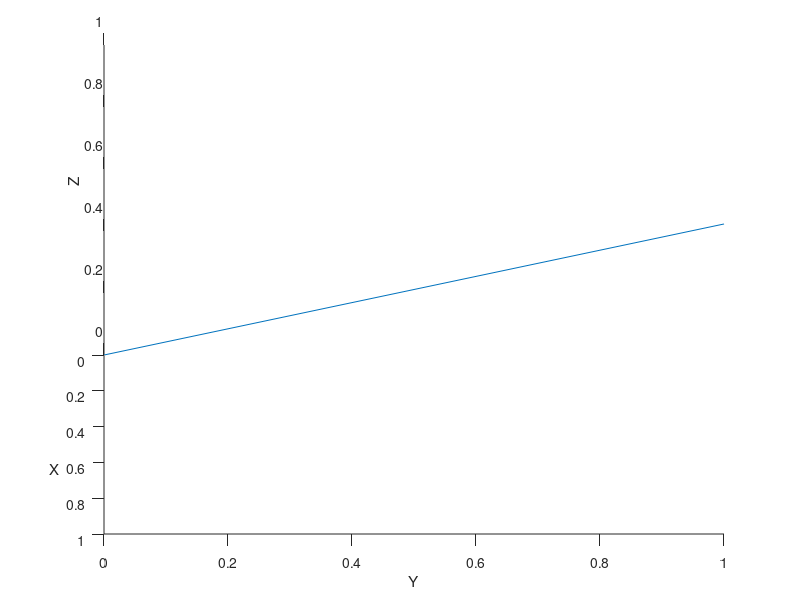

Write MATLAB code to recreate this figure. (Note: this script raises an error after producing the figure.)
%=============================================================================
% Copyright (c) 2026-present Allan CORNET (Nelson)
%=============================================================================
% This file is part of Nelson.
%=============================================================================
% LICENCE_BLOCK_BEGIN
% SPDX-License-Identifier: LGPL-3.0-or-later
% LICENCE_BLOCK_END
%=============================================================================
% <--ADV-CLI MODE-->
%=============================================================================
% Axis labels re-derive their Rotation and alignment from the View (auto
% RotationMode semantics). Expected values below cover automatic behavior
% across view(2), view(3) and several azimuths.
%=============================================================================
f = figure('Visible', 'off');
plot3([0 1], [0 1], [0 1]);
ax = gca();
xlabel(ax, 'X');
ylabel(ax, 'Y');
zlabel(ax, 'Z');
%=============================================================================
% Edge-on views: the axis that projects to screen-vertical snaps upright.
view(ax, 90, 30);
drawnow();
assert_axis_label_orientation(ax, 'XLabel', 90, 'center', 'top');
assert_axis_label_orientation(ax, 'YLabel', 0, 'right', 'top');
%=============================================================================
